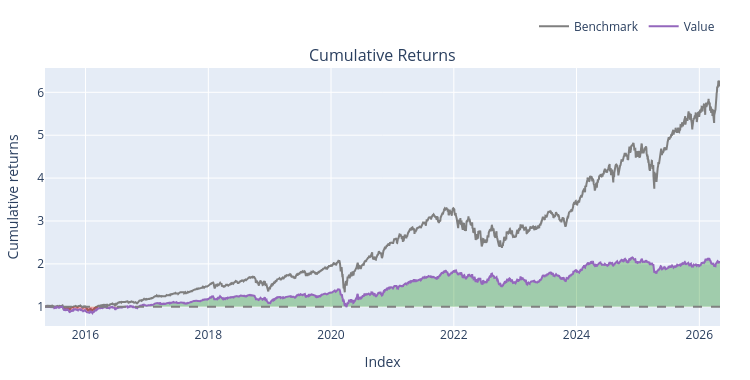

Notebook code for this chart:
### Markdown cell above
### Bullish confirmation using MACD and RSI

### Code cell
entries = ((close_df >= middle_df) & (macd_df >= signal_df) & (rsi_df >= 30)).shift(1).fillna(False).astype(bool)
exits = ((close_df < middle_df) | (macd_df < signal_df) | (rsi_df > 70)).shift(1).fillna(False).astype(bool)



backtest1 = vbt.Portfolio.from_signals(
    close=close_df,
    open = open_df,
    high = high_df,
    low = low_df,
    entries=entries,
    exits=exits,
    init_cash=100_000.0,
    size=0.1,                         
    size_type='percent',
    cash_sharing=True,                 
    group_by=True,                     
    freq='1D',
    fees=0.001,
    sl_stop = 0.10,
       
)

print(backtest1.stats())
backtest1.plot().show()

### Figure 1 — Plotly figure (JSON) as saved in the notebook; plotly's stock layout.template omitted (floating-point values rounded to 4 significant figures; data arrays with more than 128 entries replaced by an {"elided": "..."} marker saying what was removed)
{"data": [{"legendgroup": "0", "line": {"color": "#7f7f7f"}, "name": "Benchmark", "showlegend": true, "type": "scatter", "uid": "302e873a-39fb-4671-9f74-1adc33cac79d", "x": {"elided": "2766 str values"}, "xaxis": "x", "y": {"elided": "2766 float values"}, "yaxis": "y"}, {"hoverinfo": "skip", "legendgroup": "1", "line": {"color": "rgba(0, 0, 0, 0)", "width": 0}, "opacity": 0, "showlegend": false, "type": "scatter", "uid": "14763ef2-2376-4124-9eb0-e3e3061044a1", "x": {"elided": "2766 str values"}, "xaxis": "x", "y": {"elided": "2766 int values"}, "yaxis": "y"}, {"connectgaps": false, "fill": "tonexty", "fillcolor": "rgba(0, 128, 0, 0.3)", "hoverinfo": "skip", "legendgroup": "1", "line": {"color": "rgba(0, 0, 0, 0)", "width": 0}, "opacity": 0, "showlegend": false, "type": "scatter", "uid": "cceb8c0f-348f-446c-b331-e5fb746118f5", "x": {"elided": "2766 str values"}, "xaxis": "x", "y": {"elided": "2766 float values"}, "yaxis": "y"}, {"hoverinfo": "skip", "legendgroup": "1", "line": {"color": "rgba(0, 0, 0, 0)", "width": 0}, "opacity": 0, "showlegend": false, "type": "scatter", "uid": "fc05746b-c0b7-4df5-9ba9-a75b01e138a9", "x": {"elided": "2766 str values"}, "xaxis": "x", "y": {"elided": "2766 int values"}, "yaxis": "y"}, {"connectgaps": false, "fill": "tonexty", "fillcolor": "rgba(255, 0, 0, 0.3)", "hoverinfo": "skip", "legendgroup": "1", "line": {"color": "rgba(0, 0, 0, 0)", "width": 0}, "opacity": 0, "showlegend": false, "type": "scatter", "uid": "a21d14e0-5677-4881-9abe-e793786a1e60", "x": {"elided": "2766 str values"}, "xaxis": "x", "y": {"elided": "2766 float values"}, "yaxis": "y"}, {"legendgroup": "2", "line": {"color": "#9467bd"}, "name": "Value", "showlegend": true, "type": "scatter", "uid": "c6e4fe16-da70-4f17-9200-da284984b0db", "x": {"elided": "2766 str values"}, "xaxis": "x", "y": {"elided": "2766 float values"}, "yaxis": "y"}, {"hoverinfo": "skip", "legendgroup": "1", "line": {"color": "rgba(0, 0, 0, 0)", "width": 0}, "opacity": 0, "showlegend": false, "type": "scatter", "uid": "78a06358-c89b-40c3-a86f-1319619ac9a9", "x": {"elided": "2766 str values"}, "xaxis": "x", "y": {"elided": "2766 int values"}, "yaxis": "y"}], "layout": {"annotations": [{"font": {"size": 16}, "showarrow": false, "text": "Cumulative Returns", "x": 0.5, "xanchor": "center", "xref": "paper", "y": 1, "yanchor": "bottom", "yref": "paper"}], "height": 380, "legend": {"orientation": "h", "traceorder": "normal", "x": 1, "xanchor": "right", "y": 1.105, "yanchor": "bottom"}, "margin": {"b": 30, "l": 30, "r": 30, "t": 30}, "shapes": [{"line": {"color": "gray", "dash": "dash"}, "type": "line", "x0": 0, "x1": 1, "xref": "paper", "y0": 1, "y1": 1, "yref": "y"}], "showlegend": true, "width": 750, "xaxis": {"anchor": "y", "domain": [0, 1], "title": {"text": "Index"}}, "yaxis": {"anchor": "x", "domain": [0, 1], "title": {"text": "Cumulative returns"}}}}
